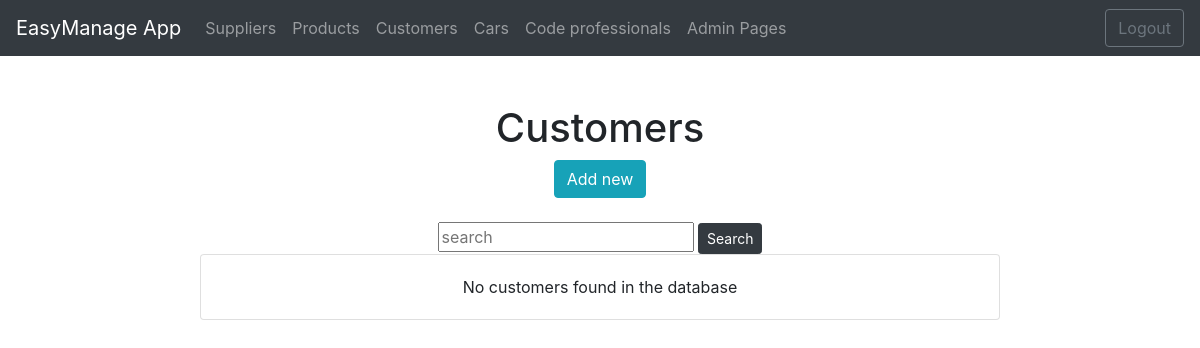
The app's page /customers/ (signed in), older data.
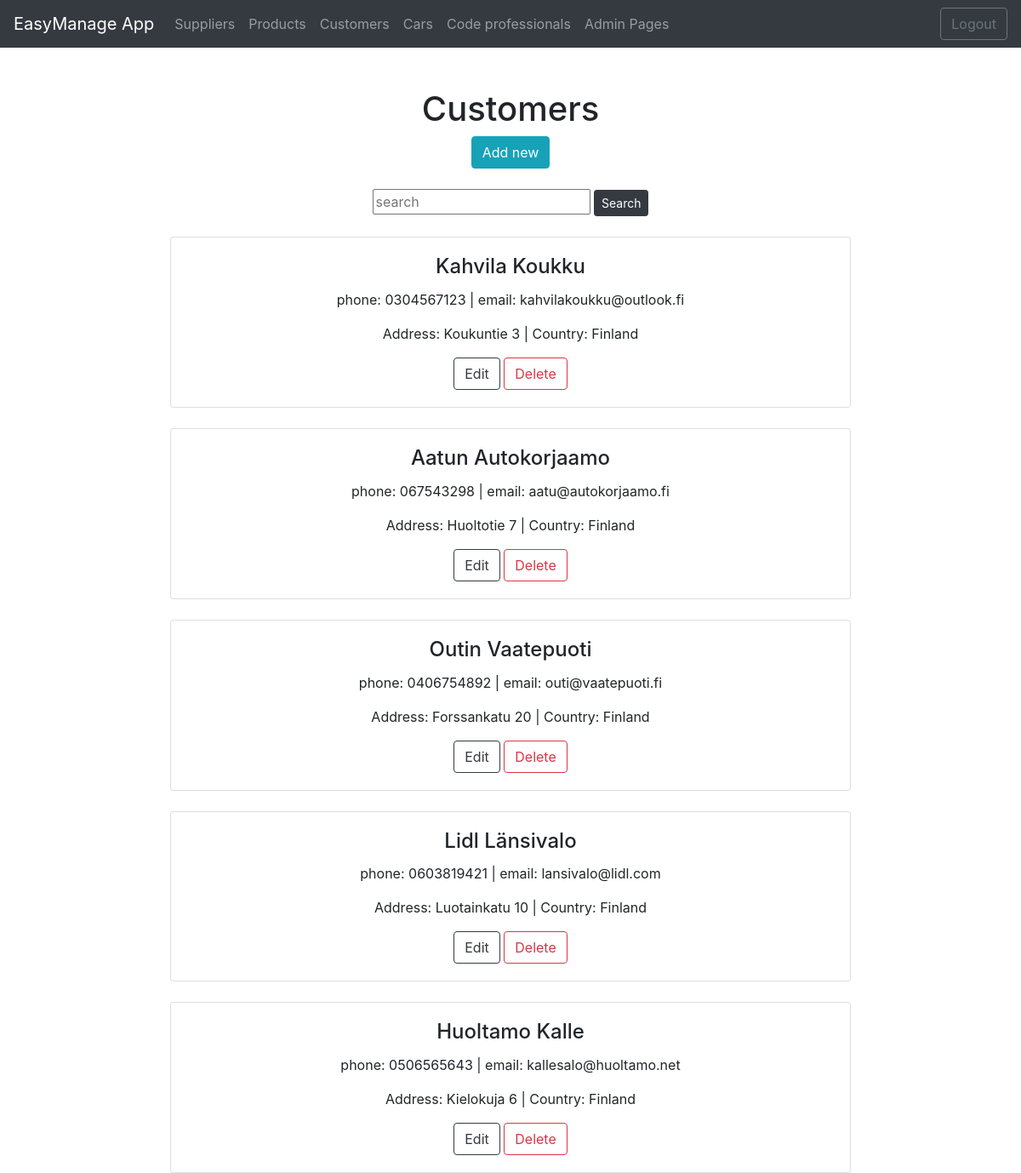
The same page, newer data.
### app/models.py (models this page shows)
class Customer(models.Model):
    customername = models.CharField(max_length= 50, default="asiakas")
    address = models.CharField(max_length= 100, default="asiakas")
    phone = models.CharField(max_length= 20, default="asiakas")
    email = models.CharField(max_length= 50, default="asiakas")
    country = models.CharField(max_length= 50, default="asiakas")

### app/views.py (the view)
# urls.py: path('customers/', customerlistview),
def customerlistview(request):
    if not request.user.is_authenticated:
         return render(request, 'loginpage.html')
    else:
        customerlist = Customer.objects.all()
        context = {'customers': customerlist }
        return render (request,"customerlist.html",context)

### app/templates/customerlist.html (shortened to what this page needs)
{% extends 'index.html' %}
{% block content %}
<br />
<br />
<h1>Customers</h1>
<button id="add-btn"<a onclick="showaddform()" class="btn btn-info">Add new</button>
<form method="post" action="/search-suppliers/">
    <br>
    <input class="card-text" class="card-text" type="text" placeholder="search" name="search">
    <input type="submit" value="Search" class="btn btn-dark btn-sm" name="">
</form>
{% for c in customers %}
<br>
<div class="card" style="width: 50rem;">
    <div class="card-body">
        <h4 class="card-title">{{c.customername}}</h4>
        <p class="card-text">phone: {{c.phone}} | email: {{c.email}} </p>
        <p class="card-text">Address: {{c.address}} | Country: {{c.country}}</p>
        <a href="/edit-customer-get/{{c.id}}/" class="btn btn-outline-dark">Edit</a>
        <a href="/confirm-delete-customer/{{c.id}}/" class="btn btn-outline-danger">Delete</a>
    </div>
</div>
{% empty %}
<div class="card" style="width: 50rem;">
    <div class="card-body">
        <p class="card-text">No customers found in the database </p>
    </div>
</div>
{%endfor%}
{% endblock %}

Row changes from the older to the newer data that the page shows:
added Customer: customername "Kahvila Koukku", phone "0304567123", email "kahvilakoukku@outlook.fi", address "Koukuntie 3", country "Finland"
added Customer: customername "Aatun Autokorjaamo", phone "067543298", email "aatu@autokorjaamo.fi", address "Huoltotie 7", country "Finland"
added Customer: customername "Outin Vaatepuoti", phone "0406754892", email "outi@vaatepuoti.fi", address "Forssankatu 20", country "Finland"
added Customer: customername "Lidl Länsivalo", phone "0603819421", email "lansivalo@lidl.com", address "Luotainkatu 10", country "Finland"
added Customer: customername "Huoltamo Kalle", phone "0506565643", email "kallesalo@huoltamo.net", address "Kielokuja 6", country "Finland"
Text that changed along with them:
text no longer shown: "No customers found in the database"
